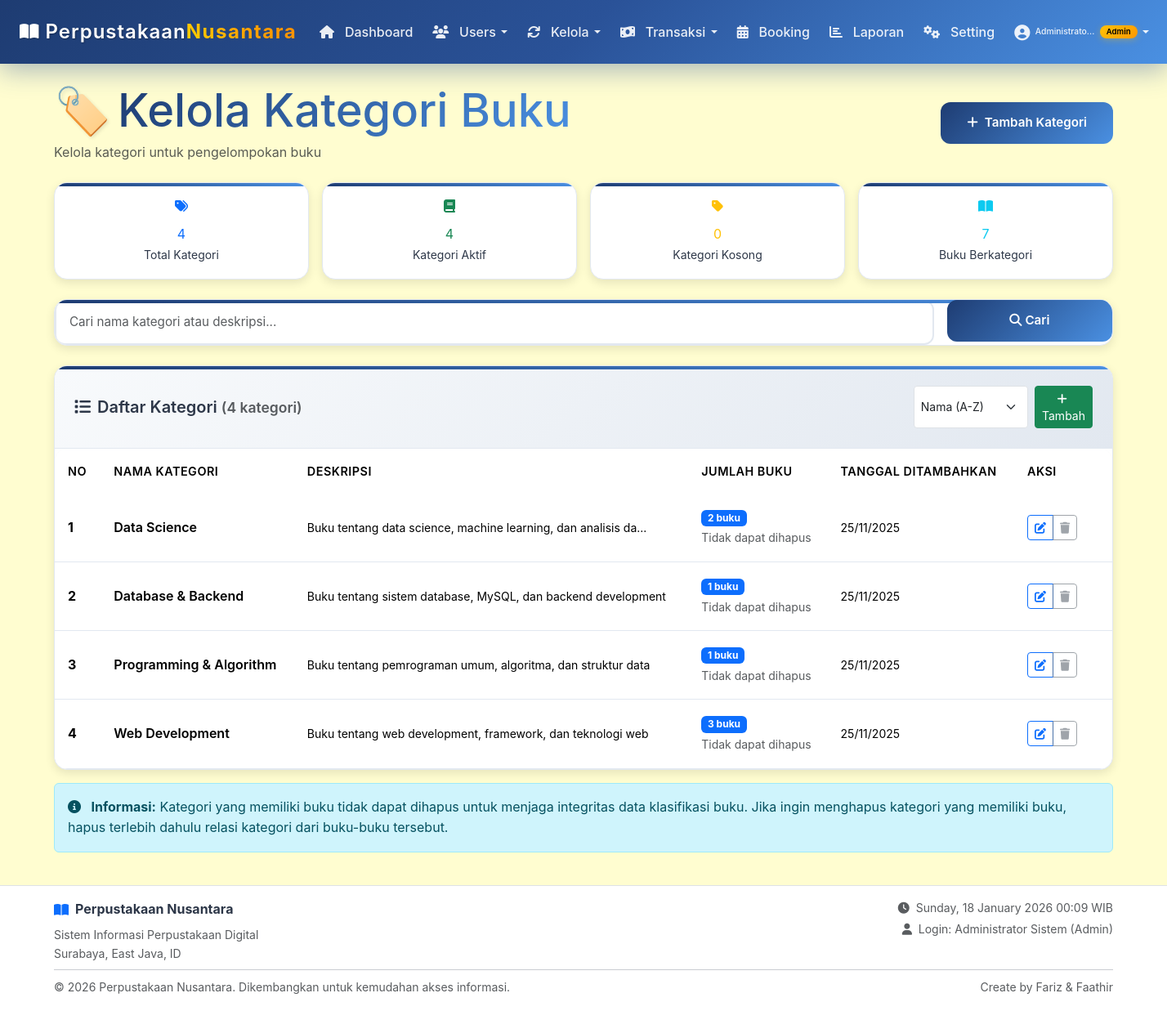
The app's page /admin/kategori/index.php (signed in) with its own data.
### tables this page shows
CREATE TABLE `kategori` (
  `id_kategori` int(11) NOT NULL,
  `nama_kategori` varchar(50) NOT NULL,
  `deskripsi` text DEFAULT NULL,
  `created_at` timestamp NOT NULL DEFAULT current_timestamp()
);

### includes/functions.php (called while the page is built, shortened)
<?php
if (!function_exists('formatTanggal')) {
    function formatTanggal($date, $format = 'd/m/Y') {
        return date($format, strtotime($date));
    }
}
if (!function_exists('truncateText')) {
    function truncateText($text, $limit = 100, $suffix = '...') {
        if (strlen($text) <= $limit) {
            return $text;
        }
        return substr($text, 0, $limit) . $suffix;
    }
}
?>

### admin/kategori/index.php (the view, shortened to what this page needs)
<?php
require_once '../../includes/functions.php';
include '../../config/database.php';
$search = isset($_GET['search']) ? sanitizeInput($_GET['search']) : '';
$sort_by = isset($_GET['sort']) ? $_GET['sort'] : 'nama_kategori';
$sort_order = isset($_GET['order']) ? $_GET['order'] : 'ASC';
$where_conditions = [];
$params = [];
$where_clause = !empty($where_conditions) ? 'WHERE ' . implode(' AND ', $where_conditions) : '';
$valid_sorts = ['nama_kategori', 'created_at'];
$sort_by = in_array($sort_by, $valid_sorts) ? $sort_by : 'nama_kategori';
$sort_order = in_array(strtoupper($sort_order), ['ASC', 'DESC']) ? strtoupper($sort_order) : 'ASC';
$page = isset($_GET['page']) ? (int)$_GET['page'] : 1;
$limit = 20;
$offset = ($page - 1) * $limit;
try {
    $count_query = "SELECT COUNT(*) FROM kategori $where_clause";
    $count_stmt = $conn->prepare($count_query);
    $count_stmt->execute($params);
    $total_kategori = $count_stmt->fetchColumn();
    $query = "
        SELECT k.*,
               COUNT(bk.isbn) as jumlah_buku
        FROM kategori k
        LEFT JOIN buku_kategori bk ON k.id_kategori = bk.id_kategori
        $where_clause
        GROUP BY k.id_kategori
        ORDER BY $sort_by $sort_order
        LIMIT $limit OFFSET $offset
    ";
    $stmt = $conn->prepare($query);
    $stmt->execute($params);
    $kategori_list = $stmt->fetchAll();
    $stats = [
        'total' => $conn->query("SELECT COUNT(*) FROM kategori")->fetchColumn(),
        'dengan_buku' => $conn->query("SELECT COUNT(DISTINCT id_kategori) FROM buku_kategori")->fetchColumn(),
        'tanpa_buku' => $conn->query("SELECT COUNT(*) FROM kategori WHERE id_kategori NOT IN (SELECT DISTINCT id_kategori FROM buku_kategori)")->fetchColumn(),
        'total_buku_berkategori' => $conn->query("SELECT COUNT(DISTINCT isbn) FROM buku_kategori")->fetchColumn()
    ];
} catch (PDOException $e) {
    $error_message = "Error: " . $e->getMessage();
}
include '../../includes/header.php';
?>
<div class="container py-4">
    <div class="d-flex justify-content-between align-items-center mb-4">
        <div>
            <h1 class="h3 mb-1 title-container">
                <span class="logo-emoji">🏷️</span>
                <span class="title-gradient">Kelola Kategori Buku</span>
            </h1>
            <p class="text-muted mb-0">Kelola kategori untuk pengelompokan buku</p>
        </div>
        <div>
            <a href="tambah.php" class="btn btn-modern btn-primary-modern">
                <i class="fas fa-plus me-2"></i>Tambah Kategori
            </a>
        </div>
    </div>
    <div class="row g-3 mb-4">
        <div class="col-md-3">
            <div class="modern-card text-center p-3">
                <div class="stat-icon mb-2">
                    <i class="fas fa-tags text-primary"></i>
                </div>
                <div class="stat-number text-primary"><?= $stats['total'] ?? 0 ?></div>
                <small class="stat-label">Total Kategori</small>
            </div>
        </div>
        <div class="col-md-3">
            <div class="modern-card text-center p-3">
                <div class="stat-icon mb-2">
                    <i class="fas fa-book text-success"></i>
                </div>
                <div class="stat-number text-success"><?= $stats['dengan_buku'] ?? 0 ?></div>
                <small class="stat-label">Kategori Aktif</small>
            </div>
        </div>
        <div class="col-md-3">
            <div class="modern-card text-center p-3">
                <div class="stat-icon mb-2">
                    <i class="fas fa-tag text-warning"></i>
                </div>
                <div class="stat-number text-warning"><?= $stats['tanpa_buku'] ?? 0 ?></div>
                <small class="stat-label">Kategori Kosong</small>
            </div>
        </div>
        <div class="col-md-3">
            <div class="modern-card text-center p-3">
                <div class="stat-icon mb-2">
                    <i class="fas fa-book-open text-info"></i>
                </div>
                <div class="stat-number text-info"><?= $stats['total_buku_berkategori'] ?? 0 ?></div>
                <small class="stat-label">Buku Berkategori</small>
            </div>
        </div>
    </div>
    <div class="modern-card mb-4">
        <div class="card-body">
            <form method="GET" class="row g-3">
                <div class="col-md-10">
                    <input type="text" name="search" class="form-control form-control-modern"
                           placeholder="Cari nama kategori atau deskripsi..."
                           value="<?= htmlspecialchars($search) ?>">
                </div>
                <div class="col-md-2">
                    <button type="submit" class="btn btn-modern btn-primary-modern w-100">
                        <i class="fas fa-search me-1"></i>Cari
                    </button>
                </div>
            </form>
        </div>
    </div>
    <div class="modern-card">
        <div class="card-header-modern d-flex justify-content-between align-items-center">
            <h5 class="card-title-modern mb-0">
                <i class="fas fa-list me-2"></i>Daftar Kategori
                <?php if ($total_kategori > 0): ?>
                    <small class="text-muted">(<?= $total_kategori ?> kategori)</small>
                <?php endif; ?>
            </h5>
            <div class="d-flex gap-2">
                <select name="sort" class="form-select form-select-sm" onchange="updateSort(this)">
                    <option value="nama_kategori" <?= $sort_by === 'nama_kategori' ? 'selected' : '' ?>>Nama (A-Z)</option>
                </select>
                <a href="tambah.php" class="btn btn-sm btn-success">
                    <i class="fas fa-plus me-1"></i>Tambah
                </a>
            </div>
        </div>
        <div class="card-body p-0">
            <?php if (isset($error_message)): ?>
                <div class="alert alert-danger m-3"><?= htmlspecialchars($error_message) ?></div>
            <?php else: ?>
                <div class="table-responsive">
                    <table class="table table-modern mb-0">
                        <thead>
                            <tr>
                                <th>No</th>
                                <th>Nama Kategori</th>
                                <th>Deskripsi</th>
                                <th>Jumlah Buku</th>
                                <th>Tanggal Ditambahkan</th>
                                <th width="120">Aksi</th>
                            </tr>
                        </thead>
                        <tbody>
                            <?php
                            $no = $offset + 1;
                            foreach ($kategori_list as $kategori):
                            ?>
                                <tr>
                                    <td><strong><?= $no++ ?></strong></td>
                                    <td>
                                        <div class="fw-semibold"><?= htmlspecialchars($kategori['nama_kategori']) ?></div>
                                    </td>
                                    <td>
                                        <small><?= $kategori['deskripsi'] ? htmlspecialchars(truncateText($kategori['deskripsi'], 60)) : '<em class="text-muted">-</em>' ?></small>
                                    </td>
                                    <td>
                                        <span class="badge bg-<?= $kategori['jumlah_buku'] > 0 ? 'primary' : 'secondary' ?>">
                                            <?= $kategori['jumlah_buku'] ?> buku
                                        </span>
                                        <?php if ($kategori['jumlah_buku'] > 0): ?>
                                            <br><small class="text-muted">Tidak dapat dihapus</small>
                                        <?php endif; ?>
                                    </td>
                                    <td>
                                        <small><?= formatTanggal($kategori['created_at']) ?></small>
                                    </td>
                                    <td>
                                        <div class="btn-group btn-group-sm" role="group">
                                            <a href="edit.php?id=<?= $kategori['id_kategori'] ?>"
                                               class="btn btn-outline-primary" title="Edit Kategori">
                                                <i class="fas fa-edit"></i>
                                            </a>
                                            <?php if ($kategori['jumlah_buku'] == 0): ?>
                                                <a href="hapus.php?id=<?= $kategori['id_kategori'] ?>"
                                                   class="btn btn-outline-danger"
                                                   title="Hapus Kategori">
                                                    <i class="fas fa-trash"></i>
                                                </a>
                                            <?php else: ?>
                                                <button class="btn btn-outline-secondary" disabled
                                                        title="Tidak dapat dihapus karena memiliki <?= $kategori['jumlah_buku'] ?> buku">
                                                    <i class="fas fa-trash"></i>
                                                </button>
                                            <?php endif; ?>
                                        </div>
                                    </td>
                                </tr>
                            <?php endforeach; ?>
                        </tbody>
                    </table>
                </div>
            <?php endif; ?>
        </div>
    </div>
    <div class="alert alert-info mt-3">
        <i class="fas fa-info-circle me-2"></i>
        <strong>Informasi:</strong> Kategori yang memiliki buku tidak dapat dihapus untuk menjaga integritas data klasifikasi buku.
        Jika ingin menghapus kategori yang memiliki buku, hapus terlebih dahulu relasi kategori dari buku-buku tersebut.
    </div>
</div>
<?php include '../../includes/footer.php'; ?>

### assets/css/style.css (style rules this page uses)
:root { --primary-gradient: linear-gradient(135deg, #667eea 0%, #764ba2 100%); --secondary-gradient: linear-gradient(135deg, #f093fb 0%, #f5576c 100%); --success-gradient: linear-gradient(135deg, #4facfe 0%, #00f2fe 100%); --dark-bg: #1a1d29; --card-bg: #ffffff; --text-primary: #2d3748; --text-secondary: #718096; --border-color: #e2e8f0; --shadow-sm: 0 2px 4px rgba(0,0,0,0.05); --shadow-md: 0 4px 12px rgba(0,0,0,0.1); --shadow-lg: 0 8px 25px rgba(0,0,0,0.15); --border-radius: 16px; --transition: all 0.3s cubic-bezier(0.4, 0, 0.2, 1); }
* { margin: 0; padding: 0; box-sizing: border-box; }
html { height: 100%; }
body { font-family: 'Inter', sans-serif; background: #FFFDD0; color: var(--text-primary); line-height: 1.6; min-height: 100vh; display: flex; flex-direction: column; margin: 0; padding: 0; }
body > .container, #main-wrapper > .container { flex: 1 0 auto; width: 100%; padding-bottom: 2rem; }
.modern-card { background: var(--card-bg); border: 1px solid var(--border-color); border-radius: var(--border-radius); box-shadow: var(--shadow-md); transition: var(--transition); overflow: hidden; position: relative; }
.modern-card::before { content: ''; position: absolute; top: 0; left: 0; right: 0; height: 4px; background: linear-gradient(135deg, #1e3c72 0%, #4A90E2 100%); }
.card-header-modern { background: linear-gradient(135deg, #f8fafc 0%, #e2e8f0 100%); border: none; padding: 1.5rem; border-bottom: 1px solid var(--border-color); }
.card-title-modern { font-size: 1.25rem; font-weight: 600; margin: 0; color: var(--text-primary); }
.form-control-modern { border: 2px solid var(--border-color); border-radius: 12px; padding: 0.875rem 1rem; font-size: 0.95rem; transition: var(--transition); background: var(--card-bg); }
.btn-modern { border: none; border-radius: 12px; padding: 0.875rem 2rem; font-weight: 600; font-size: 0.95rem; transition: var(--transition); position: relative; overflow: hidden; }
.btn-primary-modern { background: linear-gradient(135deg, #1e3c72 0%, #4A90E2 100%); color: white; }
.table-modern { background: white; border-radius: var(--border-radius); overflow: hidden; box-shadow: var(--shadow-sm); }
.table-modern thead { background: linear-gradient(135deg, #1e3c72 0%, #4A90E2 100%); color: white; opacity: 0; transform: translateY(-20px); animation: slideDownHeader 0.6s ease-out 0.4s forwards; }
.table-modern th { font-weight: 600; border: none; padding: 1rem; font-size: 0.9rem; text-transform: uppercase; letter-spacing: 0.5px; }
.table-modern td { padding: 1rem; border: none; border-bottom: 1px solid var(--border-color); vertical-align: middle; }
.table-modern tbody tr { opacity: 0; transform: translateY(30px); animation: slideUpRow 0.6s ease-out forwards; }
.table-modern tbody tr:nth-child(1) { animation-delay: 0.5s; }
.table-modern tbody tr:nth-child(2) { animation-delay: 0.6s; }
.table-modern tbody tr:nth-child(3) { animation-delay: 0.7s; }
.table-modern tbody tr:nth-child(4) { animation-delay: 0.8s; }
.title-container { display: flex; align-items: center; flex-wrap: nowrap; gap: 0.5rem; width: 100%; }
.logo-emoji { font-size: 3rem; display: inline-block; flex-shrink: 0; color: initial; background: none; -webkit-text-fill-color: initial; text-shadow: 2px 2px 4px rgba(0,0,0,0.1); animation: logoFloat 3s ease-in-out infinite; }
.title-gradient { background: linear-gradient(135deg, #1e3c72 0%, #4A90E2 100%); background-clip: text; -webkit-background-clip: text; -webkit-text-fill-color: transparent; display: inline-block; flex: 1; line-height: 1.2; word-break: keep-all; }
@media (min-width: 1200px) { .title-gradient { font-size: 3.5rem; } }
@media (min-width: 1200px) { .logo-emoji { font-size: 3.5rem; } }

### includes/header.php (style rules this page uses)
body { font-family: 'Inter', -apple-system, BlinkMacSystemFont, 'Segoe UI', Roboto, sans-serif; }

### records on screen
kategori: nama_kategori "Data Science", deskripsi "Buku tentang data science, machine learning, dan analisis da...", jumlah_buku "2", created_at "25/11/2025"
kategori: nama_kategori "Database & Backend", deskripsi "Buku tentang sistem database, MySQL, dan backend development", jumlah_buku "1", created_at "25/11/2025"
kategori: nama_kategori "Programming & Algorithm", deskripsi "Buku tentang pemrograman umum, algoritma, dan struktur data", jumlah_buku "1", created_at "25/11/2025"
kategori: nama_kategori "Web Development", deskripsi "Buku tentang web development, framework, dan teknologi web", jumlah_buku "3", created_at "25/11/2025"

### other values on screen
strlen($nama) > 12 ? substr($nama, 0, 12) . '...' : $nama "Administrato..."
$badge_text "Admin"
$stats['total'] "4"
$stats['dengan_buku'] "4"
$stats['tanpa_buku'] "0"
$stats['total_buku_berkategori'] "7"
$total_kategori "4"
SITE_NAME "Perpustakaan Nusantara"
$SISTEM['alamat_perpustakaan'] "Surabaya, East Java, ID"
$current_user['nama'] "Administrator Sistem"
str_replace('_', ' ', $current_user['role']) "Admin"
